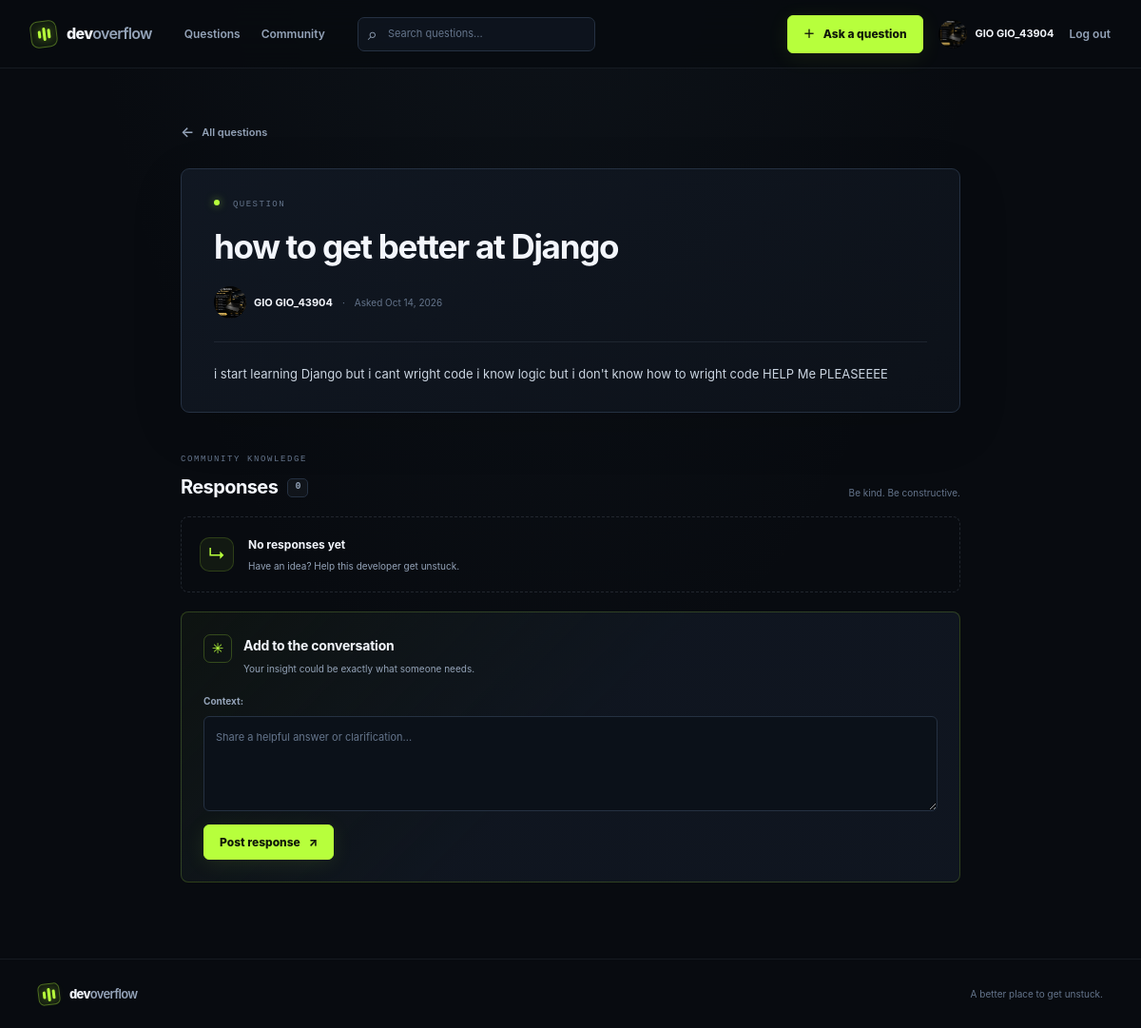
Before: /questions/2/ with the older database file.
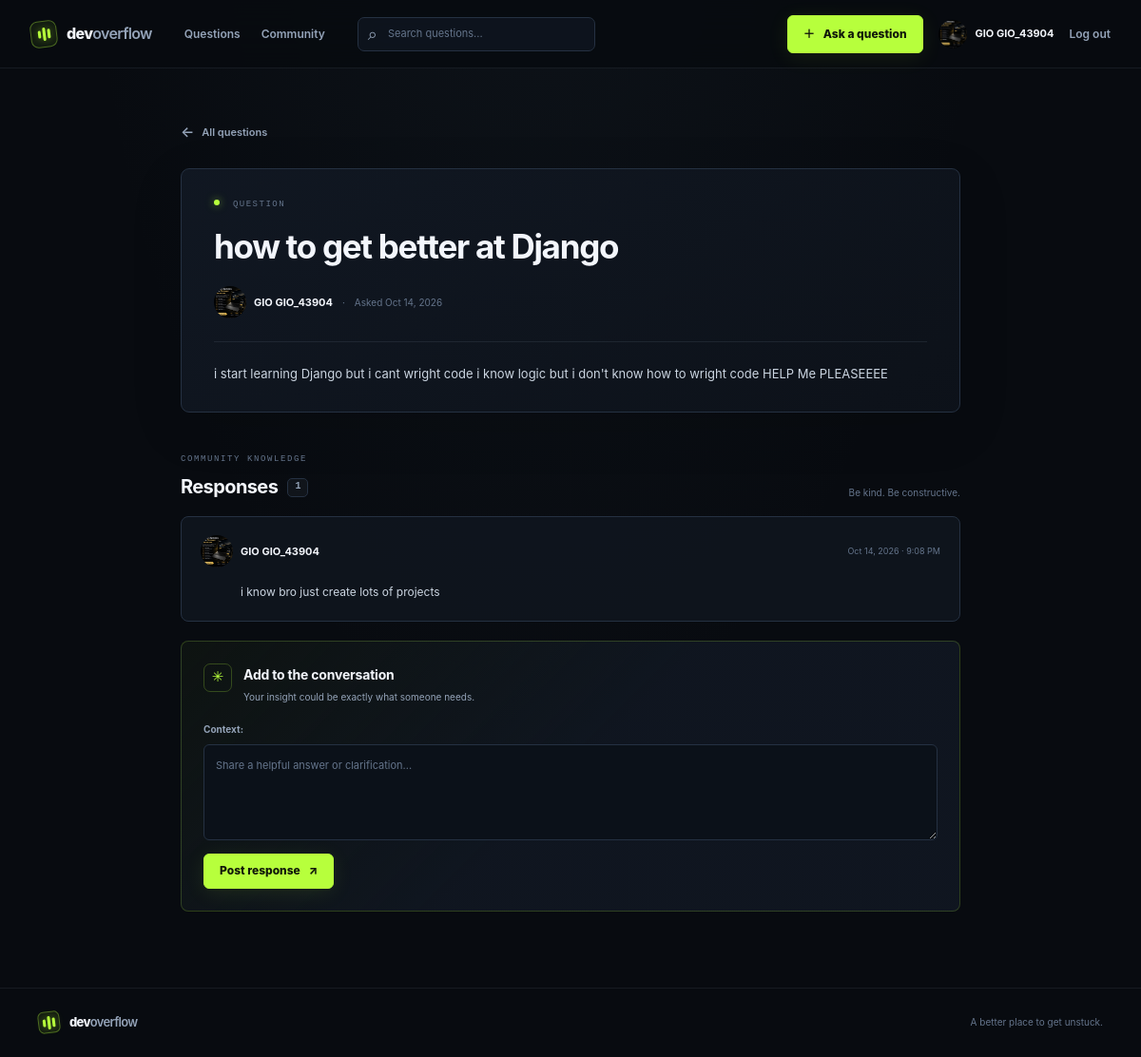
After: the same page with the newer database file.
### questions/models.py (models this page shows, shortened)
class Comments(models.Model):
    author = models.ForeignKey(
        Users,
        on_delete=models.CASCADE,
        related_name="comments"
    )
    context = models.TextField()
    question = models.ForeignKey(
        Questions,
        on_delete=models.CASCADE,
        related_name="comments"
    )
    created_at = models.DateTimeField(auto_now_add=True)

### users/models.py (models this page shows)
class Users(models.Model):
    name = models.CharField()
    email = models.EmailField()
    password = models.CharField()
    bio = models.TextField()
    avatar = models.ImageField(
        upload_to="avatars/",
        default="avatars/default.png",
        blank=True
    )
    is_curentUser = models.BooleanField(default=0)

### questions/views.py (the view, shortened to what this page needs)
# urls.py: path("questions/<int:id>/", views.question_detail, name="question_detail"),
def question_detail(req, id):
    question = get_object_or_404(Questions, id=id)
    current_user = get_curent_user()
    form = add_comment()
    comments = Comments.objects.filter(
        question=question
    ).select_related("author").order_by("-created_at")
    return render(req, "question_detail.html", {
        "question": question,
        "current_user": current_user,
        "form": form,
        "comments": comments
    })

### questions/form.py
class add_comment(forms.Form):
    context = forms.CharField(widget=forms.Textarea(attrs={
        "rows": 4,
        "placeholder": "Share a helpful answer or clarification...",
    }))

### users/context_processors.py (called while the page is built)
def current_user(request):
    return {"current_user": get_curent_user()}

### users/utils.py (called while the page is built)
def get_curent_user():
    return Users.objects.filter(is_curentUser=True).first()

### questions/templates/question_detail.html (shortened to what the changed rows need)
{% extends "master.html" %}
{% load static %}
{% block extra_styles %}
    <link rel="stylesheet" href="{% static 'CSS/question_detail.css' %}">
{% endblock extra_styles %}
{% block main %}
<div class="detail-wrap">
    <article class="question-detail-card">
        <h1>{{ question.title }}</h1>
    </article>
    <section class="responses-section" aria-labelledby="responses-heading">
        <div class="responses-heading">
            <div>
                <h2 id="responses-heading">Responses <span class="count-pill">{{ comments|length }}</span></h2>
            </div>
        </div>
        <div class="response-list">
            {% for comment in comments %}
                <article class="response-card">
                    <div class="response-author">
                        <a class="author-link" href="{% url 'user_info' comment.author.id %}">
                            {% if comment.author.avatar and comment.author.avatar.name != "avatars/default.png" %}
                                <img class="avatar avatar-medium" src="{{ comment.author.avatar.url }}" alt="">
                            {% else %}
                                <span class="avatar avatar-medium avatar-fallback" aria-hidden="true">{{ comment.author.name|first|upper }}</span>
                            {% endif %}
                            <span class="author-name">{{ comment.author.name }}</span>
                        </a>
                        <time datetime="{{ comment.created_at|date:'c' }}">{{ comment.created_at|date:"M j, Y · g:i A" }}</time>
                    </div>
                    <div class="response-content">{{ comment.context|linebreaks }}</div>
                </article>
            {% empty %}
                <div class="response-empty">
                    <span class="empty-icon" aria-hidden="true">↳</span>
                    <div><h3>No responses yet</h3><p>Have an idea? Help this developer get unstuck.</p></div>
                </div>
            {% endfor %}
        </div>
    </section>
    <section class="response-editor" aria-labelledby="response-editor-heading">
        {% if current_user %}
            <div class="editor-heading">
                <div><h2 id="response-editor-heading">Add to the conversation</h2><p>Your insight could be exactly what someone needs.</p></div>
            </div>
        {% else %}
            <div class="login-prompt">
                <div><h2 id="response-editor-heading">Have something to add?</h2><p>Log in to share an answer with the community.</p></div>
                <a class="button button-primary" href="{% url 'login_user' %}">Log in to respond <span aria-hidden="true">→</span></a>
            </div>
        {% endif %}
    </section>
</div>
{% endblock main %}

Changed rows visible on the page:
added Comments: author.avatar (picture), author.name "GIO GIO_43904", created_at "Oct 14, 2026 · 9:08 PM", context "i know bro just create lots of projects"
Other visible differences:
{{ comments|length }}: "0" → "1"
text no longer shown: "↳ No responses yet Have an idea? Help this developer get unstuck."
